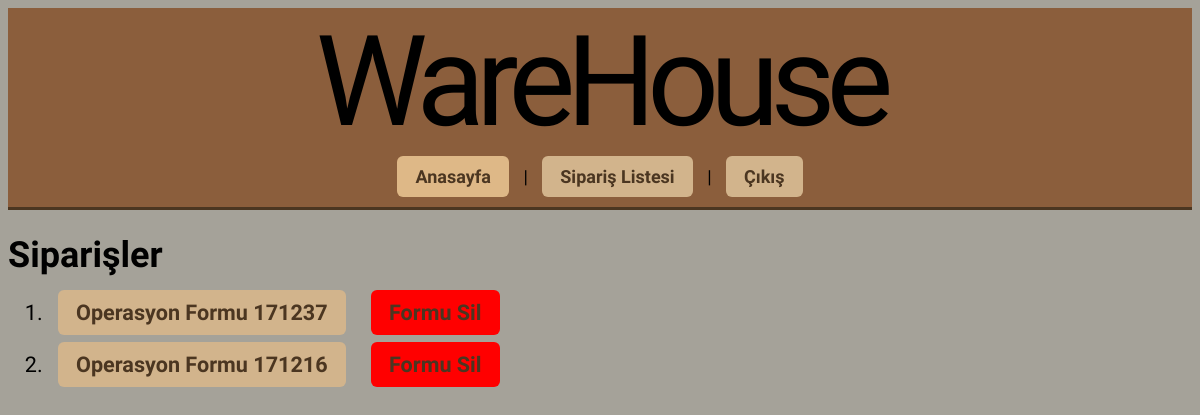
Page /orders/ (signed in) on the earlier database version.
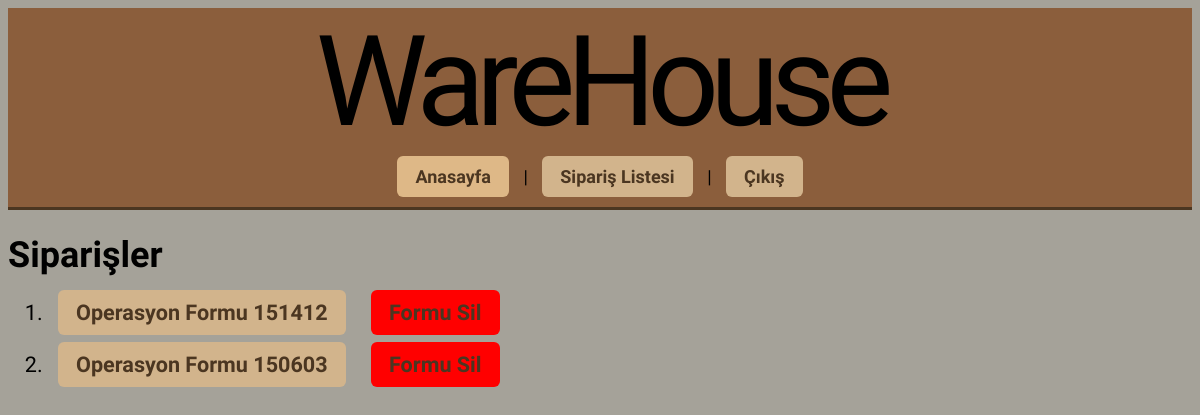
Same page on the later database version.
### base/models.py (models this page shows, shortened)
class Order(models.Model):
    user = models.ForeignKey(CustomUser, on_delete=models.CASCADE, null=True)
    order_id = models.CharField(max_length=20, unique=True, editable=False)
    order_date = models.DateTimeField(auto_now_add=True)
    profile = models.ForeignKey(Profile, on_delete=models.CASCADE, null=True)

### base/views.py (the view)
# urls.py: path('orders/', views.order_list_view, name='order_list'),
@user_passes_test(superuser_required, login_url='/access-denied/')
def order_list_view(request):
    orders = Order.objects.all().order_by('-order_date')
    return render(request, 'base/order_list.html', {'orders': orders})

### base/templatetags/user_tags.py (called while the page is built)
@register.simple_tag
def is_superuser(user):
    return user.is_authenticated and user.is_superuser

### base/views.py (called while the page is built)
def superuser_required(user):
    return user.is_authenticated and user.is_superuser

### base/templates/base/order_list.html (shortened to what this page needs)
{% extends 'base/main.html' %}
{% block content %}
    <h1>Siparişler</h1>
    <ol class="navbar" style="font-size: 1.2rem;" >
        {% for order in orders %}
            <li style="margin-bottom: 1.5rem;">
                <a href="{% url 'operation_form' order_id=order.order_id %}">Operasyon Formu {{ order.order_id }}</a>
                <a href="{% url 'remove_form' order_id=order.order_id %}" style="background-color: red;">Formu Sil</a>
            </li>
        {% empty %}
            <p>Bekleyen sipariş yok.</p>
        {% endfor %}
    </ol>
{% endblock content %}

Differences in the rows shown:
removed Order: order_id "171237"
removed Order: order_id "171216"
added Order: order_id "151412"
added Order: order_id "150603"
